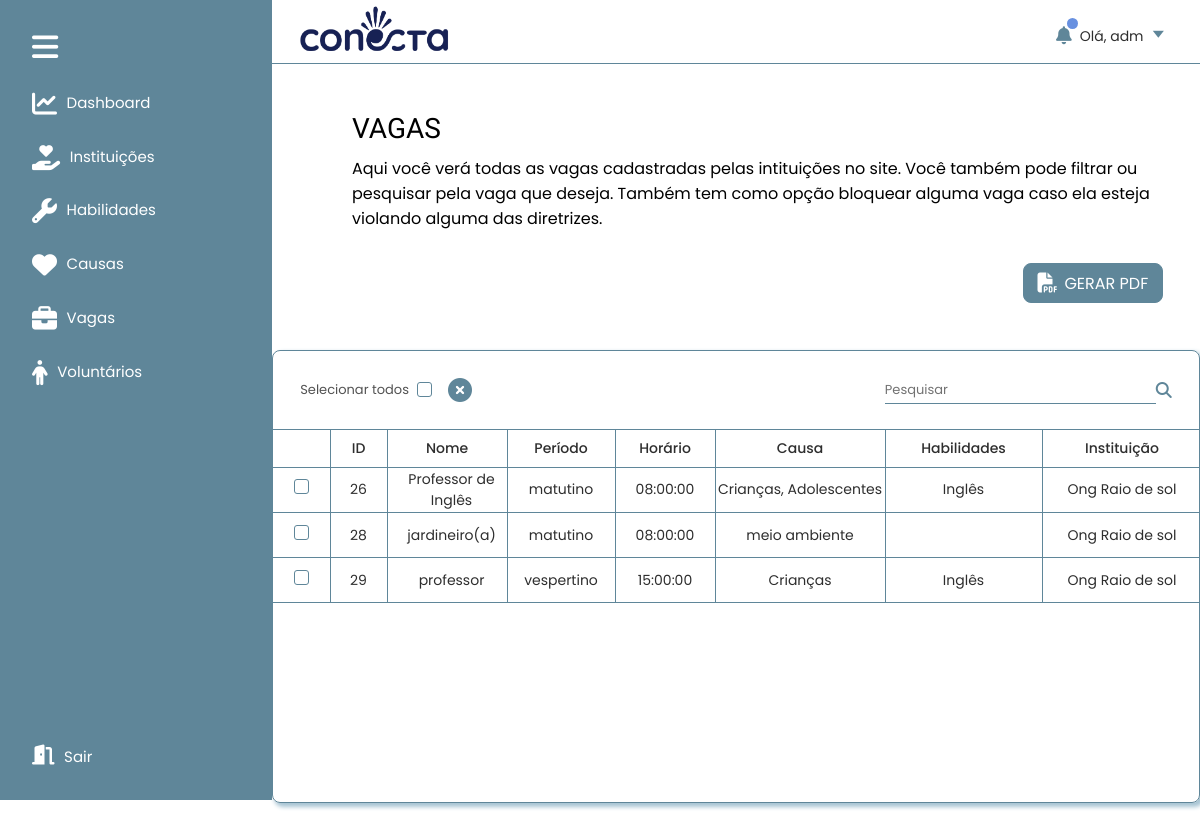
The page /area-adm/vagas-cadastradas.php on the database its author committed.
### tables this page shows
CREATE TABLE `tbservico` (
  `codServico` int(11) NOT NULL,
  `horarioServico` time NOT NULL,
  `periodoServico` varchar(100) NOT NULL,
  `codInstituicao` int(11) NOT NULL,
  `descServico` text NOT NULL,
  `cepLocalServico` varchar(10) NOT NULL,
  `bairroLocalServico` varchar(50) NOT NULL,
  `estadoLocalServico` varchar(50) NOT NULL,
  `logradouroLocalServico` varchar(50) NOT NULL,
  `complementoLocalServico` varchar(50) NOT NULL,
  `paisLocalServico` varchar(50) NOT NULL,
  `numeroLocalServico` varchar(20) NOT NULL,
  `cidadeLocalServico` varchar(50) NOT NULL,
  `nomeservico` varchar(50) NOT NULL,
  `tipoServico` varchar(50) NOT NULL,
  `dataInicioServico` date NOT NULL,
  `qntdVagaServico` int(11) NOT NULL
);

CREATE TABLE `tbinstituicao` (
  `codInstituicao` int(11) NOT NULL,
  `nomeInstituicao` varchar(100) NOT NULL,
  `logInstituicao` varchar(50) NOT NULL,
  `numLogInstituicao` varchar(10) NOT NULL,
  `cepInstituicao` char(9) NOT NULL,
  `compInstituicao` varchar(50) NOT NULL,
  `bairroInstituicao` varchar(40) NOT NULL,
  `cidadeInstituicao` varchar(30) NOT NULL,
  `estadoInstituicao` varchar(100) NOT NULL,
  `paisInstituicao` varchar(100) NOT NULL,
  `emailInstituicao` varchar(30) NOT NULL,
  `cnpjInstituicao` char(18) NOT NULL,
  `senhaInstituicao` varchar(10) NOT NULL,
  `descInstituicao` varchar(400) NOT NULL,
  `fotoInstituicao` varchar(50) NOT NULL
);

### dao/ServicoDao.php (called while the page is built, shortened)
<?php
    class ServicoDao
    {
    public static function listarVagaAdm()
    {
        $conexao = Conexao::conectar();
        if (isset($_POST['pesquisar'])) {
            $pesquisar = $_POST['pesquisar'];
            $querySelect = ("SELECT tbServico.codServico, horarioServico, periodoServico, descServico,
            cepLocalServico, bairroLocalServico, estadoLocalServico, logradouroLocalServico,
            complementoLocalServico, paisLocalServico, numeroLocalServico, cidadeLocalServico,
            nomeservico, tipoServico, dataInicioServico, qntdVagaServico,
            tbInstituicao.codInstituicao, nomeInstituicao, fotoInstituicao,
            (SELECT GROUP_CONCAT(nomeCategoria SEPARATOR ', ') FROM tbCausaVaga
             INNER JOIN tbCategoriaServico ON tbCategoriaServico.codCategoriaServico = tbCausaVaga.codCategoriaServico
             WHERE tbCausaVaga.codServico = tbServico.codServico) AS causas,
            (SELECT GROUP_CONCAT(nomeHabilidadeServico SEPARATOR ', ') FROM tbHabiVaga
             INNER JOIN tbHabilidadeServico ON tbHabilidadeServico.codHabilidadeServico = tbHabiVaga.codHabilidadeServico
             WHERE tbHabiVaga.codServico = tbServico.codServico) AS habilidades
            FROM tbServico
            INNER JOIN tbInstituicao ON tbInstituicao.codInstituicao = tbServico.codInstituicao WHERE nomeServico LIKE '%$pesquisar%' OR nomeInstituicao LIKE '%$pesquisar%'");
        } else {
            $querySelect = ("SELECT tbServico.codServico, horarioServico, periodoServico, descServico,
            cepLocalServico, bairroLocalServico, estadoLocalServico, logradouroLocalServico,
            complementoLocalServico, paisLocalServico, numeroLocalServico, cidadeLocalServico,
            nomeservico, tipoServico, dataInicioServico, qntdVagaServico,
            tbInstituicao.codInstituicao, nomeInstituicao, fotoInstituicao,
            (SELECT GROUP_CONCAT(nomeCategoria SEPARATOR ', ') FROM tbCausaVaga
             INNER JOIN tbCategoriaServico ON tbCategoriaServico.codCategoriaServico = tbCausaVaga.codCategoriaServico
             WHERE tbCausaVaga.codServico = tbServico.codServico) AS causas,
            (SELECT GROUP_CONCAT(nomeHabilidadeServico SEPARATOR ', ') FROM tbHabiVaga
             INNER JOIN tbHabilidadeServico ON tbHabilidadeServico.codHabilidadeServico = tbHabiVaga.codHabilidadeServico
             WHERE tbHabiVaga.codServico = tbServico.codServico) AS habilidades
            FROM tbServico
            INNER JOIN tbInstituicao ON tbInstituicao.codInstituicao = tbServico.codInstituicao ");
        }
        $resultado = $conexao->query($querySelect);
        $lista = $resultado->fetchAll();
        return $lista;
    }
    }
?>

### area-adm/vagas-cadastradas.php (the view, shortened to what this page needs)
<!DOCTYPE html>
<html lang="pt-br">
<head>
    <link rel="stylesheet" href="https://cdnjs.cloudflare.com/ajax/libs/font-awesome/6.2.0/css/all.min.css" />
    <link rel="stylesheet" href="css/estilo-vagas-cadastradas.css">
    <link rel="stylesheet" href="css/arquivo-modelo.css">
</head>
<body>
    <nav class="nav-lateral">
        <div class="nav-lateral-sessao-um">
            <i class="fa-solid fa-bars" id="nav-lateral-icon-lista"></i>
            <div class="nav-lateral-box-icon">
                <a href="dashboard.php"> <i class="fa-solid fa-chart-line"></i> <span class="nav-lateral-topico"> Dashboard
                    </span></a>
            </div>
            <div class="nav-lateral-box-icon">
                <a href="instituicoes-cadastradas.php"> <i class="fa-solid fa-hand-holding-heart"></i> <span class="nav-lateral-topico"> Instituições
                    </span></a>
            </div>
            <div class="nav-lateral-box-icon">
                <a href="habilidades-cadastradas.php"> <i class="fa-solid fa-wrench"></i> <span class="nav-lateral-topico">
                        Habilidades </span></a>
            </div>
            <div class="nav-lateral-box-icon">
                <a href="causas-cadastradas.php"> <i class="fa-sharp fa-solid fa-heart"></i> <span class="nav-lateral-topico"> Causas
                    </span></a>
            </div>
            <div class="nav-lateral-box-icon">
                <a href="vagas-cadastradas.php"> <i class="fa-solid fa-briefcase"></i> <span class="nav-lateral-topico"> Vagas
                    </span></a>
            </div>
            <div class="nav-lateral-box-icon">
                <a href="voluntarios-cadastrados.php"> <i class="fa-solid fa-person"></i> <span class="nav-lateral-topico"> Voluntários
                    </span></a>
            </div>
        </div>
        <div class="nav-lateral-sessao-dois">
            <div class="nav-lateral-box-icon">
                <a href="logout.php"> <i class="fa-solid fa-door-open" id="nav-lateral-icon-sair"></i> <span class="nav-lateral-topico"> Sair </span></a>
            </div>
        </div>
    </nav>
    <div class="container-titulo-configuracoes">
        <div class="box-img-logo-conecta">
            <img src="../img/logo-conecta-variante.png" alt="">
        </div>
        <ul class="topicos-sessao-login">
            <li class="topicos-sessao-login-linha">
                <div class="box-topicos-sessao-login-linha">
                    <?php
                        try
                        {
                            $notificacoes = AdmDao::notificacoes();
                        }
                        catch (Exception $e)
                        {
                            echo $e->getMessage();
                        }
                        if(empty($notificacoes))
                        {
                        ?>
                                <div class="box-sininho">
                                    <i id="nav-sininho-sub-topicos" class="fa-solid fa-bell"></i>
                                </div>
                                <ul class="sub-topicos-sininho sem-resultado">
                                    <li>
                                        <div class="sub-topicos-sininho-linha sem-resultado">
                                            <p class="sub-topicos-sininho-linha-sem-resultado"> Sem notificações...</p>
                                        </div>
                                    </li>
                                </ul>
                        <?php
                        }
                        else
                        {
                        ?>
                            <div class="box-sininho">
                                <div class="nova-notificacao-bolinha"></div>
                                <i id="nav-sininho-sub-topicos" class="fa-solid fa-bell"></i>
                            </div>
                        <?php
                        }
                        ?>
                    <p class="cabecalho-menu-item" id="cabecalho-menu-item-usuario">
                        Olá, adm <span id="nav-seta-sub-topicos"> 🢓 </span>
                    </p>
                </div>
            </li>
        </ul>
    </div>
    <main class="main-conteudo">
        <div class="main-conteudo-container-titulo">
            <h1>VAGAS</h1>
            <p>Aqui você verá todas as vagas cadastradas pelas intituições no site. Você também pode filtrar ou pesquisar
                pela vaga que deseja. Também tem como opção bloquear alguma vaga caso ela esteja
                violando alguma das diretrizes.</p>
        </div>
        <div class="gerarPdf">
            <a href="geracaoPdf/gerar_pdf_Vagas.php"><button> <i class="fa-solid fa-file-pdf"></i>Gerar pdf </button></a>
        </div>
        <div class="table">
            <div class="table-responsive">
                <div class="funcoes">
                    <div class="funcoes-sessao-1">
                        <span>Selecionar todos</span>
                        <input type="checkbox" name="selecionar-todos" id="selecionar-todos">
                        <i class="fa-solid fa-circle-xmark" id="icone-x"></i>
                    </div>
                    <div class="funcoes-sessao-2">
                        <input type="text" name="" id="pesquisar" placeholder="Pesquisar">
                        <i class="fa-solid fa-magnifying-glass" id="icon-lupa"></i>
                    </div>
                </div>
                <table>
                    <thead>
                        <tr>
                            <th> </th>
                            <th> ID </th>
                            <th> Nome </th>
                            <th>Período</th>
                            <th>Horário</th>
                            <th>Causa</th>
                            <th>Habilidades</th>
                            <th>Instituição</th>
                        </tr>
                    </thead>
                    <tbody>
                        <?php
                        try {
                            $listaVagas = ServicoDao::listarVagaAdm();
                        } catch (Exception $e) {
                            echo $e->getMessage();
                        }
                        ?>
                        <tr>
                            <?php foreach ($listaVagas as $vaga) { ?>
                                <td> <input type="checkbox" name="checkbox" id="checkbox"> </td>
                                <td> <?php echo $vaga['codServico']; ?> </td>
                                <td><?php echo $vaga['nomeservico']; ?></td>
                                <td> <?php echo $vaga['periodoServico']; ?></td>
                                <td><?php echo $vaga['horarioServico']; ?></td>
                                <td> <?php echo $vaga['causas']; ?></td>
                                <td> <?php echo $vaga['habilidades']; ?> </td>
                                <td> <?php echo $vaga['nomeInstituicao']; ?> </td>
                        </tr>
                    <?php
                            }
                    ?>
                    </tbody>
                </table>
            </div>
        </div>
    </main>
</body>
</html>

### area-adm/css/estilo-vagas-cadastradas.css (style rules this page uses)
.table { display: flex; align-items: center; justify-content: center; }
.table-responsive { max-width: 1209px; max-height: 600px; border-radius: 0.5rem; border: 1px solid #5f8699; box-shadow: 3px 3px 4px 1px #a7c4d3; }
.funcoes { display: flex; justify-content: space-between; align-items: center; gap: 10px; width: 100%; height: 78px; }
.funcoes-sessao-1 { display: flex; margin-left: 1.7rem; align-items: center; gap: 0.5rem; }
.funcoes span { color: #525252; font-family: poppins, sans-serif; font-weight: 400; font-size: 13px; }
input[type="checkbox"] { -webkit-appearance: none; -moz-appearance: none; appearance: none; width: 15px; height: 15px; border-radius: 3px; border: 1px solid #5f8699; outline: none; cursor: pointer; }
#icone-x { margin-left: 0.5rem; }
.funcoes-sessao-2 { display: flex; margin-right: 1.7rem; align-items: center; }
.funcoes i { color: #5f8699; font-size: 24px; cursor: pointer; transition: all 0.5s ease; }
#icon-lupa { font-size: 16px; }
.funcoes #pesquisar { border: none; border-bottom: 1px solid #5f8699; outline: none; padding: 0.2rem 0rem 0.2rem 0rem; transition: all 0.2s ease; font-family: poppins, sans-serif; font-weight: 400; font-size: 14px; color: #2e2e2e; }
#pesquisar::placeholder { font-family: poppins, sans-serif; font-weight: 400; font-size: 13px; color: #727272; }
.table-responsive table { border-collapse: collapse; border-spacing: 0; }
thead tr { display: block; width: 100%; }
.table-responsive th { font-weight: 500 !important; }
th:nth-child(1), td:nth-child(1) { min-width: 57px; border-left: none !important; }
th:nth-child(2), td:nth-child(2) { min-width: 57px; }
th:nth-child(3) { min-width: 120px; }
td:nth-child(3) { padding-left: 9px; min-width: 120px; }
th:nth-child(4), td:nth-child(4) { min-width: 108px; }
th:nth-child(5), td:nth-child(5) { min-width: 100px; }
th:nth-child(6), td:nth-child(6) { min-width: 170px; }
th:nth-child(7), td:nth-child(7) { min-width: 157px; }
th:nth-child(8), td:nth-child(8) { min-width: 160px; }
th { height: 38px; }
td { border-top: none !important; }
tbody { display: block; width: 100%; height: 334px; overflow-x: hidden; overflow-y: scroll; }
.table-responsive th, .table-responsive td { border: 1px solid #5f8699; text-align: center; color: #2e2e2e; font-family: poppins, sans-serif; font-weight: 400; font-size: 14px; }
.table-responsive td { height: 45px; }
@media (max-width: 1400px) { .table-responsive { min-width: 90%; overflow-x: scroll; } }

### rows shown on the page
tbservico: codServico "26", nomeservico "Professor de Inglês", periodoServico "matutino", horarioServico "08:00:00", causas "Crianças, Adolescentes", habilidades "Inglês", tbinstituicao.nomeInstituicao "Ong Raio de sol"
tbservico: codServico "28", nomeservico "jardineiro(a)", periodoServico "matutino", horarioServico "08:00:00", causas "meio ambiente", tbinstituicao.nomeInstituicao "Ong Raio de sol"
tbservico: codServico "29", nomeservico "professor", periodoServico "vespertino", horarioServico "15:00:00", causas "Crianças", habilidades "Inglês", tbinstituicao.nomeInstituicao "Ong Raio de sol"
